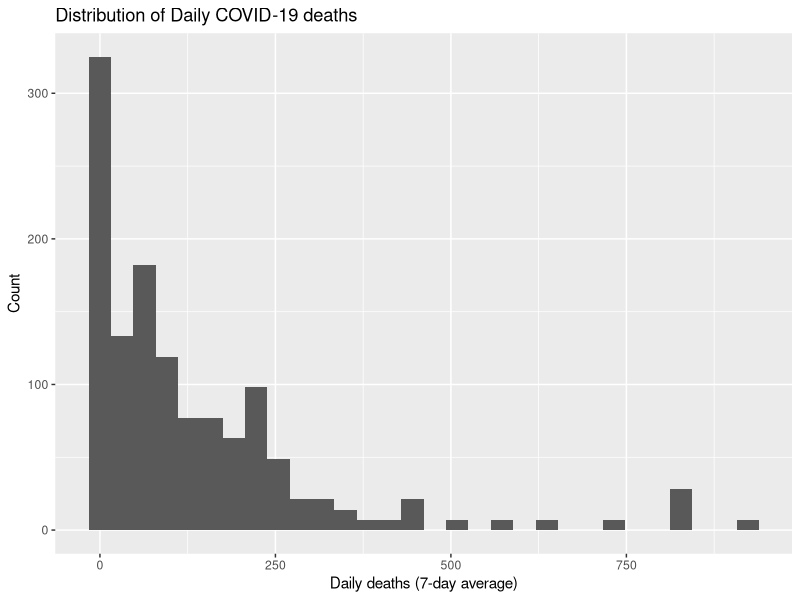
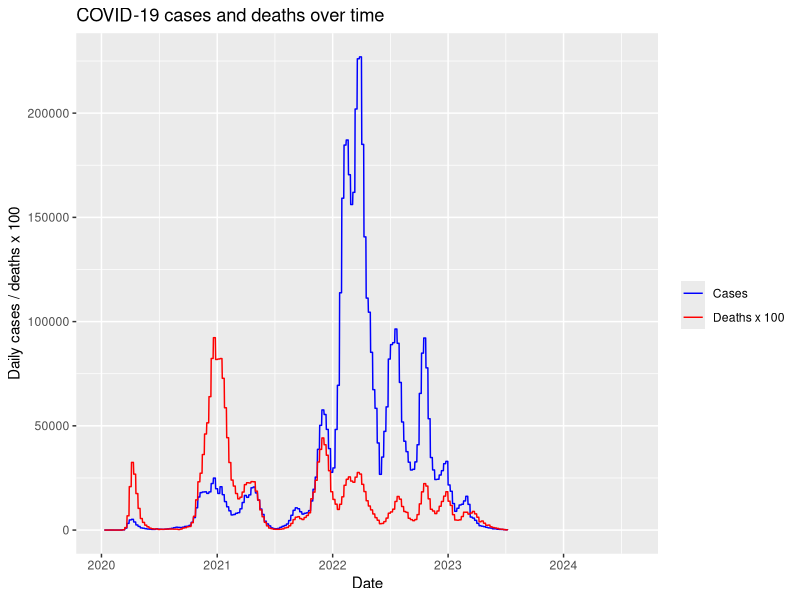

R code for these plots, in order:
## ---- chunk 1
library(readr)
library(tidyverse)

covid_germany <- read_delim("data/covid_germany.csv")

## ---- chunk 2
#| echo: false
library(ggplot2)  
ggplot(covid_germany, aes(x = new_deaths_smoothed)) +   
  geom_histogram(bins = 30) +   
  labs(     title = "Distribution of Daily COVID-19 deaths",     x = "Daily deaths (7-day average)",     y = "Count"   ) 
## ---- chunk 3
#| echo: false
ggplot(covid_germany, aes(x = date)) +   
  geom_line(aes(y = new_cases_smoothed, colour = "Cases")) +   
  geom_line(aes(y = new_deaths_smoothed * 100, colour = "Deaths x 100")) +   
  scale_colour_manual(     values = c("Cases" = "blue", "Deaths x 100" = "red")   ) +   
  labs(     title = "COVID-19 cases and deaths over time",     x = "Date",     y = "Daily cases / deaths x 100",     colour = ""   )
## ---- chunk 4
glimpse(covid_germany)
## ---- chunk 5
#check variable people_fully_vaccinated_per_hundred
covid_germany %>%
  filter(!is.na(people_fully_vaccinated_per_hundred)) %>%
  summarise(start = min(date), end = max(date))

covid_germany %>%
  filter(!is.na(people_fully_vaccinated_per_hundred)) %>%
  arrange(date) %>%
  mutate(gap = as.numeric(date - lag(date))) %>%
  summarise(max_gap = max(gap, na.rm = TRUE))
## ---- chunk 6
#check variable new_vaccinations_smoothed
covid_germany %>%
  filter(!is.na(new_vaccinations_smoothed)) %>%
  summarise(start = min(date), end = max(date))

covid_germany %>%
  filter(!is.na(new_vaccinations_smoothed)) %>%
  arrange(date) %>%
  mutate(gap = as.numeric(date - lag(date))) %>%
  summarise(max_gap = max(gap, na.rm = TRUE))
## ---- chunk 7
covid_germany %>%
  filter(!is.na(new_vaccinations_smoothed)) %>%
  summarise(
    min = min(new_vaccinations_smoothed),
    max = max(new_vaccinations_smoothed),
    mean = mean(new_vaccinations_smoothed),
    sd = sd(new_vaccinations_smoothed)
  )
